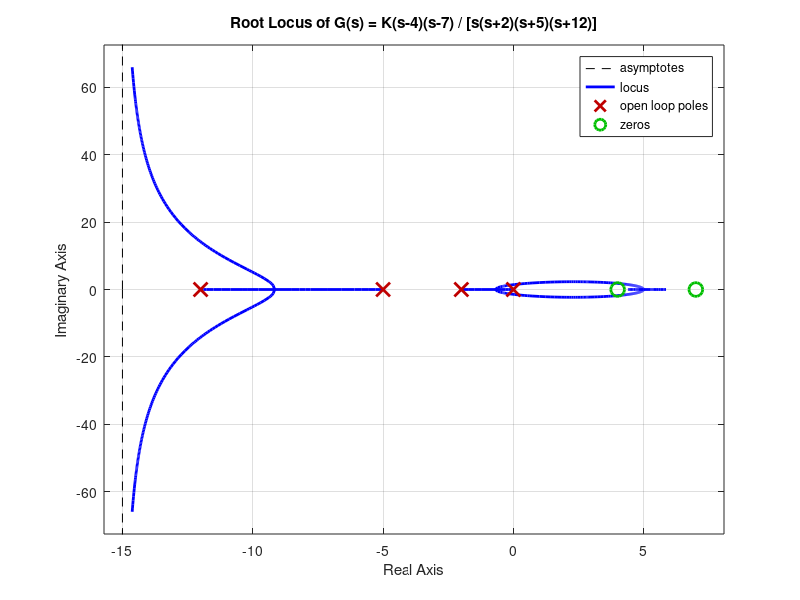

Write MATLAB code to recreate this figure. (Note: this script raises an error after producing the figure.)
%% Root Locus Analysis
% G(s) = K(s-4)(s-7) / [s(s+2)(s+5)(s+12)]

clear; clc; close all;

%% Define the transfer function (with K=1)
zeros_G = [4, 7];           % zeros at s = 4, 7
poles_G = [0, -2, -5, -12]; % poles at s = 0, -2, -5, -12

num = poly(zeros_G);  % numerator polynomial
den = poly(poles_G);  % denominator polynomial

G = tf(num, den);

%% Part (a): Asymptote Intercept (sigma_a) and Angles (theta_a)

n = length(poles_G);  % number of poles = 4
m = length(zeros_G);  % number of zeros = 2
q = n - m;            % number of asymptotes = 2

fprintf('=== Part (a): Asymptotes ===\n');
fprintf('Number of poles (n) = %d\n', n);
fprintf('Number of zeros (m) = %d\n', m);
fprintf('Number of asymptotes (q = n-m) = %d\n\n', q);

% Asymptote intercept on real axis
sigma_a = (sum(poles_G) - sum(zeros_G)) / q;
fprintf('Sum of poles = %.4f\n', sum(poles_G));
fprintf('Sum of zeros = %.4f\n', sum(zeros_G));
fprintf('sigma_a = (sum_poles - sum_zeros) / (n - m)\n');
fprintf('sigma_a = (%.4f - %.4f) / %d = %.4f\n\n', ...
        sum(poles_G), sum(zeros_G), q, sigma_a);

% Asymptote angles
fprintf('Asymptote angles theta_a:\n');
for k = 0:(q-1)
    theta = (180 * (2*k + 1)) / q;
    fprintf('  k=%d: theta_a = (2*%d+1)*180 / %d = %.1f degrees\n', k, k, q, theta);
end

%% Part (b): Root Locus Plot

figure;
rlocus(G);
title('Root Locus of G(s) = K(s-4)(s-7) / [s(s+2)(s+5)(s+12)]');
xlabel('Real Axis');
ylabel('Imaginary Axis');
grid on;

% Mark asymptote intercept
hold on;
xline(sigma_a, 'r--', sprintf('\\sigma_a = %.2f', sigma_a), ...
      'LabelVerticalAlignment', 'bottom');

% Check stability: any poles in RHP for K > 0?
fprintf('\n=== Part (b): Stability ===\n');
fprintf('Zeros in RHP (s=4, s=7) => branches go to RHP.\n');
fprintf('System is NOT stable for all K >= 0.\n');
